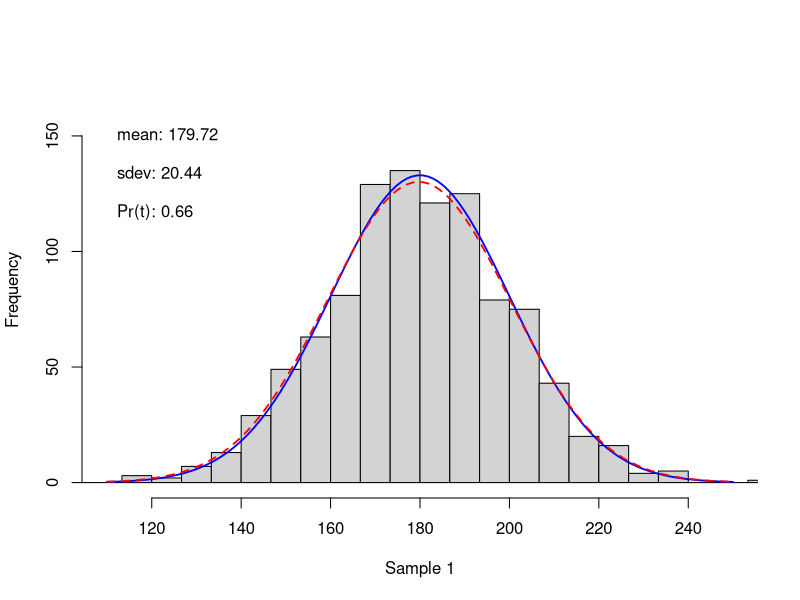

Write the R code that produced this figure.

## visualize the variability of small random samples

# Sample size
n <- 1000
# parameters of the normal distribution
mu <- 180; sd <- 20
# set up graphic display
par(mfrow=c(1, 1))
# number of sd's for histogram display
sdd <- 3.5
# compute bin width from sd and the number of bars 
bin.width=sd/3
# scale x-axis
x.min <- mu-(sdd*sd); x.max <- mu+(sdd*sd)
# scale y-axis
y.max <- n*0.5*bin.width/sd
# compute and display the graph
v <- rnorm(n, mu, sd)
hist(v, xlim=c(x.min,x.max), ylim=c(0, y.max),
breaks = seq(mu-5*sd, mu+5*sd, by=bin.width),
main="", xlab=paste("Sample 1"));
x <- seq(x.min, x.max, length=120)
# true normal distribution
points(x,dnorm(x, mu, sd)*(n*bin.width),
type="l", col="blue", lty=1, lwd=1.8)
# distribution estimated from sample
points(x,dnorm(x, mean(v), sd(v))*(n*bin.width),
type="l", col="red", lty=2, lwd=1.8)
# print sample params and Pr(t)
text(x.min, 0.9*y.max, paste("mean:", round(mean(v),2)),pos=4)
text(x.min, 0.8*y.max, paste("sdev:", round(sd(v),2)),pos=4)
text(x.min, 0.7*y.max,
paste("Pr(t):", round((t.test(v, mu=mu))$p.value,2)),pos=4)
# clean up
par(mfrow=c(1,1))
rm(n, mu, sd, v, sdd, bin.width, x.min, x.max, y.max, x)